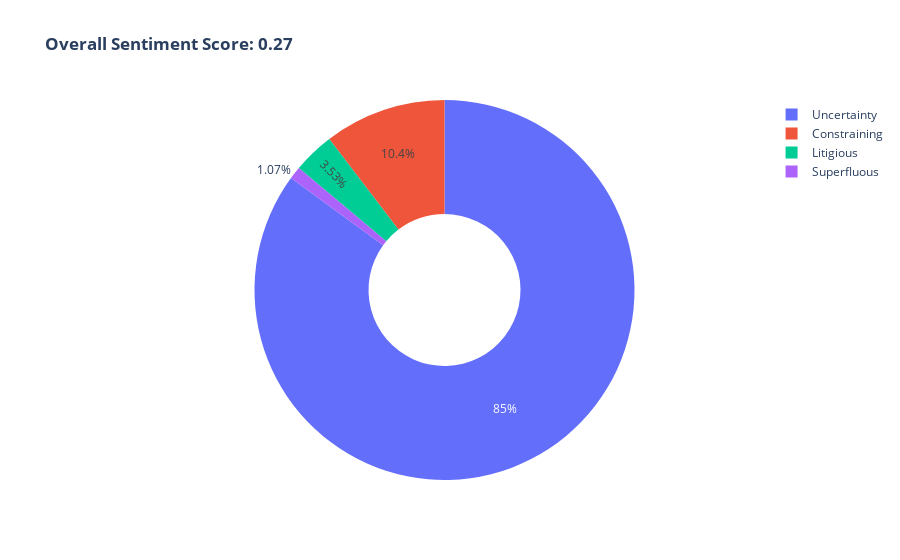

The notebook cell saved with this chart:
### Markdown cell above
# Sentiment Analysis

### Code cell
sent_obj = Sentiment(documents_object=doc_obj, method='lexical', lexicon='loughran')
sent_obj.plot_sentiment()

### Figure 1 — Plotly figure (JSON) as saved in the notebook; plotly's stock layout.template omitted (floating-point values rounded to 4 significant figures)
{"data": [{"hole": 0.4, "hoverinfo": "label+percent+name", "labels": ["Uncertainty", "Litigious", "Constraining", "Superfluous"], "type": "pie", "values": [79.5, 3.3, 9.7, 1]}], "layout": {"title": {"text": "<b>Overall Sentiment Score: 0.27</b>"}}}
